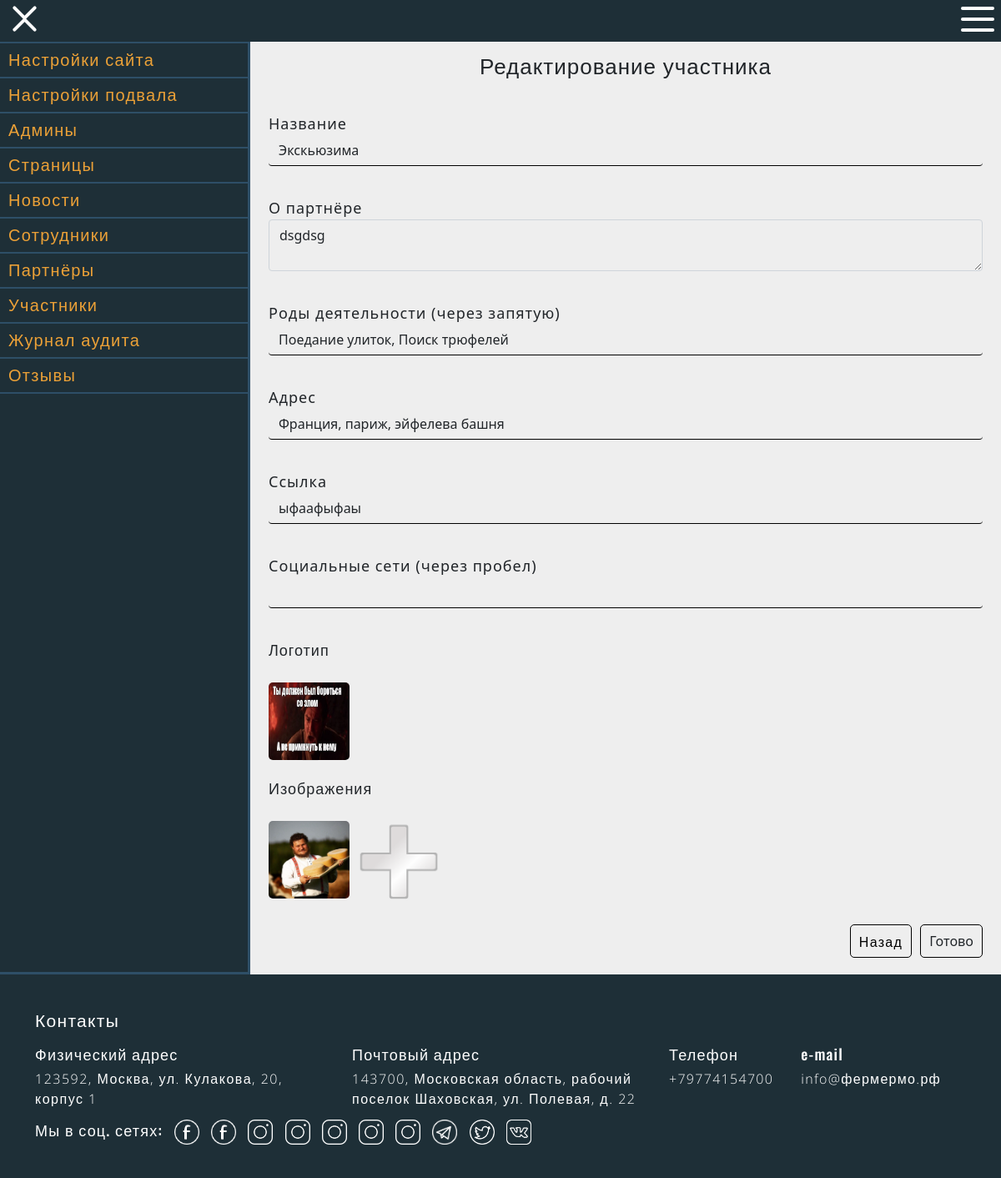
/admin-edit-member/5 (signed in), run on an earlier commit of the app's database.
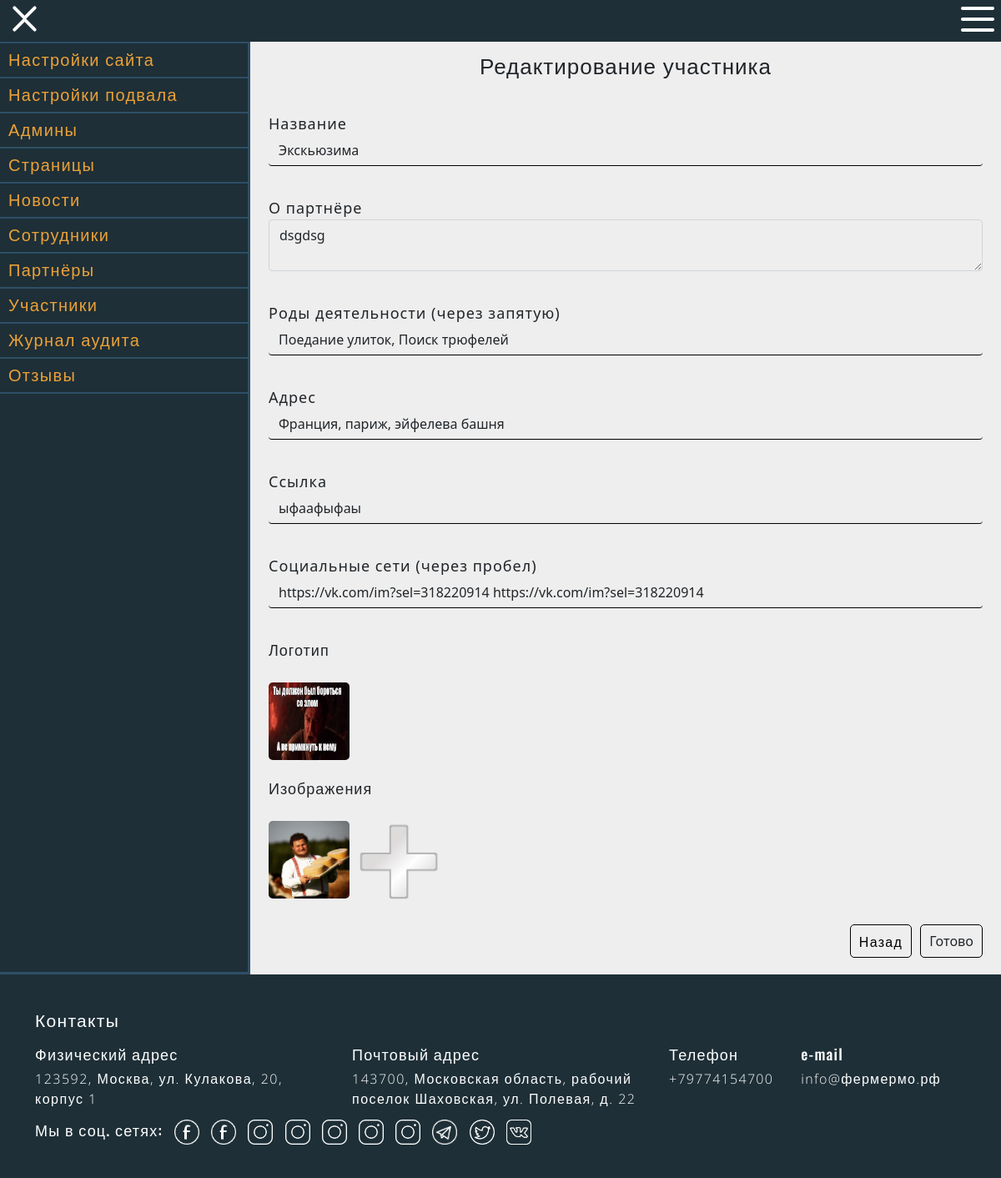
And on a later commit of the database.
### data/member.py (models this page shows, shortened)
class Member(SqlAlchemyBase, SerializerMixin):
    __tablename__ = 'member'
    id = sqlalchemy.Column(sqlalchemy.Integer, primary_key=True, autoincrement=True)
    name = sqlalchemy.Column(sqlalchemy.String, nullable=True)
    logo = sqlalchemy.Column(sqlalchemy.String, nullable=True)
    image = sqlalchemy.Column(sqlalchemy.String, nullable=True)
    text = sqlalchemy.Column(sqlalchemy.String, nullable=True)
    link = sqlalchemy.Column(sqlalchemy.String, nullable=True)
    socialmedia = sqlalchemy.Column(sqlalchemy.String, nullable=True)
    address = sqlalchemy.Column(sqlalchemy.String, nullable=True)
    coord = sqlalchemy.Column(sqlalchemy.String, nullable=True)
    province = sqlalchemy.Column(sqlalchemy.String, nullable=True)
    occupation = sqlalchemy.Column(sqlalchemy.String, nullable=True)
    created_date = sqlalchemy.Column(sqlalchemy.DateTime, default=datetime.now())
    author_id = sqlalchemy.Column(sqlalchemy.Integer, sqlalchemy.ForeignKey("user.id"))
    author = orm.relation('User')

### run.py (the view)
@application.route("/admin-edit-member/<int:id>", methods=['GET', 'POST'])
@login_required
def admin_edit_member(id):
    if current_user.status > 0:
        form = MemberForm()
        path_image, path_logo = get_path("/image"), get_path("/logo")
        member = edit_member(id, {"admin_email": current_user.email, "action": "get"})
        message, result, filenames1, filenames2 = None, False, [], []
        if "message" not in member:
            if request.method == 'POST':
                coord = get_coord(form.address.data) if form.address.data != member["address"] else {"success": [None, None]}
                if "success" in coord:
                    filenames2, filenames1 = save_image_test(request.files, path_image, f"{current_user.email}/image"), save_image_test(request.files, path_logo, f"{current_user.email}/logo", logo=True)
                    if coord["success"] == [None, None]:
                        coord["success"] = [member["coord"], member["province"]]
                    message = edit_member(id, {"name": form.name.data, "image": "//".join(filenames2),
                                  "logo": "//".join(filenames1), "text": form.text.data, "link": form.link.data, "address": form.address.data,
                                  "coord": coord["success"][0], "province": coord["success"][1], "admin_email": current_user.email,
                                  "occupation": '//'.join([oc.strip().capitalize() for oc in form.occupation.data.split(',')]), "action": "put",
                                  "socialmedia": form.socialmedia.data})
                    if "success" in message:
                        filenames1, filenames2 = transport_images(filenames1, f"member/member_{id}/logo"), transport_images(filenames2, f"member/member_{id}/image")
                        m = edit_member(id, {"image": "//".join(filenames2), 'logo': "//".join(filenames1), "admin_email": current_user.email, "action": "put"})
                        result = True
                        set_other_params()
                    message = list(message.values())[0]
                else:
                    message = coord["message"]
            else:
                form.name.data = member["name"]
                form.text.data = member["text"]
                form.link.data = member["link"]
                form.socialmedia.data = member["socialmedia"]
                form.address.data = member["address"]
                form.occupation.data = ", ".join(member["occupation"].split("//"))
                if get_files_from(path_logo) == []:
                    filenames1 = copy_files(f"member/member_{id}/logo", path_logo, member["logo"].split("//"))
                    admin_images[f"{current_user.email}/logo"] = [_.split("/")[-1] for _ in filenames1]
                else:
                    filenames1 = get_files_from(path_logo)
                if get_files_from(path_image) == []:
                    filenames2 = copy_files(f"member/member_{id}/image", path_image, member["image"].split("//"))
                    admin_images[f"{current_user.email}/image"] = [_.split("/")[-1] for _ in filenames2]
                else:
                    filenames2 = get_files_from(path_image)
        else:
            message = list(member.values())[0]
        return get_render_template('form/admin-form-member.html', title='Редактирование участника', message=message, form=form,
                               result=result, flag=False, filenames1=filenames1, filenames2=filenames2,
                               image_len=len(filenames2) + 1)
    return you_dont_have_permission()

### data/forms.py
class MemberForm(StartForm):
    name = StringField('Название', validators=[DataRequired()])
    text = TextAreaField('О партнёре', validators=[DataRequired()])
    address = StringField("Адрес", validators=[DataRequired()])
    occupation = StringField("Роды деятельности (через запятую)", validators=[DataRequired()])
    link = StringField('Ссылка', validators=[DataRequired()])
    socialmedia = StringField("Социальные сети (через пробел)", validators=[DataRequired()])

### data/Inner/MemberInnerAPI.py (called while the page is built)
def find_by_id(id, session):
    member = session.query(Member).get(id)
    if not member:
        return raise_error(f"Участник не найден", session), 1
    return member, session

### data/Inner/main_file.py (called while the page is built)
def check_admin_status(email, need_status=1):
    admin, session = check_admin(email)
    if admin.status < int(need_status):
        return raise_error("У вас недостаточно прав для этого", session), 1
    return admin, session

def check_admin(email):
    session = db_session.create_session()
    user = session.query(User).filter(User.email == email).first()
    if not user:
        return raise_error(f"Админ {email} не найден", session), 1
    return user, session

### data/db_session.py (called while the page is built)
def create_session() -> Session:
    global __factory
    return __factory()

### templates/form/admin-form-member.html (shortened to what this page needs)
{% extends "admin-panel.html" %}
{% block adminblock %}
<p class="settings-title">{{title}}</p>
<div class="settings">
    <form action="" method="post" enctype=multipart/form-data>
        <div class="main">
            {{ form.name.label }}<br>
            {{ form.name(class="form-control") }}<br>
            {{ form.text.label }}<br>
            {{ form.text(class="form-control") }}<br>
            {{ form.occupation.label }}<br>
            {{ form.occupation(class="form-control") }}<br>
            {{ form.address.label }}<br>
            {{ form.address(class="form-control") }}<br>
            {{ form.link.label }}<br>
            {{ form.link(class="form-control") }}<br>
            {{ form.socialmedia.label }}<br>
            {{ form.socialmedia(class="form-control") }}<br>
            <p>Логотип</p>
            <div class="input-file-row-1">
                <div class="upload-file-container">
                    {% if filenames1 == [] %}
                    <img id="icon" class="this-is-image" src="#" alt="">
                    {% else %}
                    <img id="icon" class="this-is-image visible " src="/static/img/{{filenames1[0]}}" alt="">
                    {% endif %}
                </div>
            </div>
            <p>Изображения</p>
            <div class="settings-images">
                <div id="images1">
                    {% if filenames2 %}
                    {% for filename in filenames2 %}
                    <div class="input-file-row-1">
                        <div class="upload-file-container">
                            <div class="delete-image"></div>
                            <img id="image{{loop.index}}" class="visible" src="/static/img/{{filename}}" alt="">
                        </div>
                    </div>
                    {% endfor %}
                    {% endif %}
                    <div class="input-file-row-1">
                        <div class="upload-file-container">
                        </div>
                    </div>
                </div>
            </div>
            <div class="submit-block">
                <button class="element-exit"><a href=/admin-list-member>Назад</a></button>
                {{ form.submit(type="submit", class="btn btn-primary submit") }}
            </div>
        </div>
    </form>
</div>
{% endblock %}

What changed in the data, as far as the page shows it:
changed Member "Экскьюзима": socialmedia (not shown) → "https://vk.com/im?sel=318220914 https://vk.com/im?sel=318220914"
